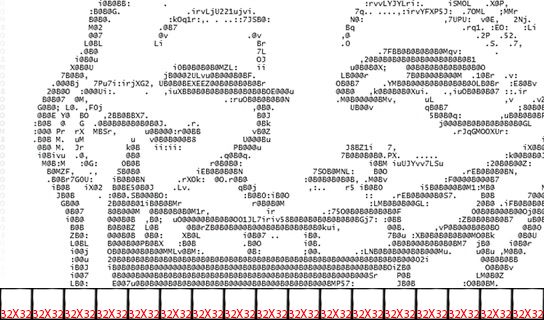

The image is a tile-based game level rendered from a .tmx file. Its description and source (layers, tilesets, objects; grid data summarised) follow:
An orthogonal 17x10 tile map with 32x32 px tiles, 2 tile layers (Ground, BackGround), 2 tilesets.

<map version="1.0" orientation="orthogonal" width="17" height="10" tilewidth="32" tileheight="32">
 <tileset firstgid="1" name="Ground32" tilewidth="32" tileheight="32">
  <image source="Ground32.png" width="32" height="32" />
 </tileset>
 <tileset firstgid="2" name="trollascii" tilewidth="32" tileheight="32">
  <image source="trollascii.png" width="700" height="616" />
 </tileset>
 <layer name="Ground" width="17" height="10">
  <data>[170 cells, 65 non-empty, 1 distinct tile ids]</data>
 </layer>
 <layer name="BackGround" width="17" height="10">
  <data>[170 cells, 153 non-empty, 153 distinct tile ids]</data>
 </layer>
</map>